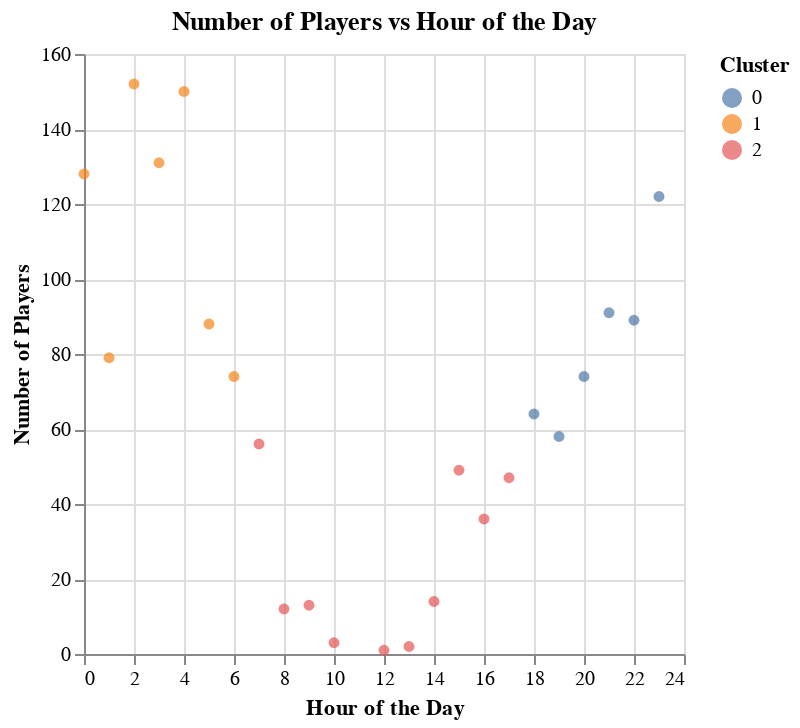

Write notebook code for a chart like this one.
### Markdown cell above
Lastly, we created a new visualization that is colored accordingly to the three clusters.

### Code cell
# Preform clustering with 3 clusters
players_cluster_k3 = KMeans(n_clusters=3, random_state=1234)

# Create new pipeline
players_pipe = make_pipeline(players_preprocessor, players_cluster_k3).fit(start_hour_data)

# Assign clusters
clustered_players = start_hour_data.assign(
    cluster=players_pipe[1].labels_
)

# Visualization
players_cluster_plot = alt.Chart(clustered_players).mark_circle().encode(
    x=alt.X('start_hour').title('Hour of the Day'),
    y=alt.Y('count').title('Number of Players'),
    color=alt.Color('cluster:N').title('Cluster'),
).properties(title='Number of Players vs Hour of the Day')

# Display plots and figure titles 
display(players_cluster_plot)
display(Markdown("**Figure 2.2:** Clustering of session start times based on number of players active."))

### Figure 1 — Vega specification as saved in the notebook (floating-point values rounded to 4 significant figures)
{"$schema": "https://vega.github.io/schema/vega/v5.json", "data": [{"name": "source_0", "values": [{"cluster": 1, "count": 152, "start_hour": 2}, {"cluster": 1, "count": 150, "start_hour": 4}, {"cluster": 1, "count": 131, "start_hour": 3}, {"cluster": 1, "count": 128, "start_hour": 0}, {"cluster": 0, "count": 122, "start_hour": 23}, {"cluster": 0, "count": 91, "start_hour": 21}, {"cluster": 0, "count": 89, "start_hour": 22}, {"cluster": 1, "count": 88, "start_hour": 5}, {"cluster": 1, "count": 79, "start_hour": 1}, {"cluster": 0, "count": 74, "start_hour": 20}, {"cluster": 1, "count": 74, "start_hour": 6}, {"cluster": 0, "count": 64, "start_hour": 18}, {"cluster": 0, "count": 58, "start_hour": 19}, {"cluster": 2, "count": 56, "start_hour": 7}, {"cluster": 2, "count": 49, "start_hour": 15}, {"cluster": 2, "count": 47, "start_hour": 17}, {"cluster": 2, "count": 36, "start_hour": 16}, {"cluster": 2, "count": 14, "start_hour": 14}, {"cluster": 2, "count": 13, "start_hour": 9}, {"cluster": 2, "count": 12, "start_hour": 8}, {"cluster": 2, "count": 3, "start_hour": 10}, {"cluster": 2, "count": 2, "start_hour": 13}, {"cluster": 2, "count": 1, "start_hour": 12}]}, {"name": "source_0_x_domain_start_hour", "values": [{"min": 0, "max": 23}]}, {"name": "source_0_y_domain_count", "values": [{"min": 1, "max": 152}]}, {"name": "source_0_color_domain_cluster", "values": [{"cluster": 1}, {"cluster": 0}, {"cluster": 2}]}], "marks": [{"type": "symbol", "name": "marks", "from": {"data": "source_0"}, "encode": {"update": {"x": {"field": "start_hour", "scale": "x"}, "opacity": {"value": 0.7}, "shape": {"value": "circle"}, "y": {"field": "count", "scale": "y"}, "fill": {"field": "cluster", "scale": "color"}}}, "style": ["circle"]}], "scales": [{"name": "x", "type": "linear", "domain": [{"signal": "(data(\"source_0_x_domain_start_hour\")[0] || {}).min"}, {"signal": "(data(\"source_0_x_domain_start_hour\")[0] || {}).max"}], "range": [0, {"signal": "width"}], "zero": true, "nice": true}, {"name": "y", "type": "linear", "domain": [{"signal": "(data(\"source_0_y_domain_count\")[0] || {}).min"}, {"signal": "(data(\"source_0_y_domain_count\")[0] || {}).max"}], "range": [{"signal": "height"}, 0], "zero": true, "nice": true}, {"name": "color", "type": "ordinal", "domain": {"data": "source_0_color_domain_cluster", "field": "cluster", "sort": true}, "range": "category"}], "axes": [{"scale": "x", "tickCount": {"signal": "ceil(width/40)"}, "minExtent": 0, "domain": false, "zindex": 0, "ticks": false, "orient": "bottom", "maxExtent": 0, "labels": false, "grid": true, "aria": false, "gridScale": "y"}, {"scale": "y", "grid": true, "ticks": false, "orient": "left", "domain": false, "tickCount": {"signal": "ceil(height/40)"}, "labels": false, "zindex": 0, "maxExtent": 0, "minExtent": 0, "aria": false, "gridScale": "x"}, {"scale": "x", "labelFlush": true, "grid": false, "zindex": 0, "orient": "bottom", "labelOverlap": true, "tickCount": {"signal": "ceil(width/40)"}, "title": "Hour of the Day"}, {"scale": "y", "orient": "left", "title": "Number of Players", "grid": false, "labelOverlap": true, "zindex": 0, "tickCount": {"signal": "ceil(height/40)"}}], "title": {"text": "Number of Players vs Hour of the Day", "frame": "group"}, "width": 300, "background": "white", "style": "cell", "padding": 5, "legends": [{"title": "Cluster", "fill": "color", "symbolType": "circle", "encode": {"symbols": {"update": {"opacity": {"value": 0.7}}}}}], "height": 300}
